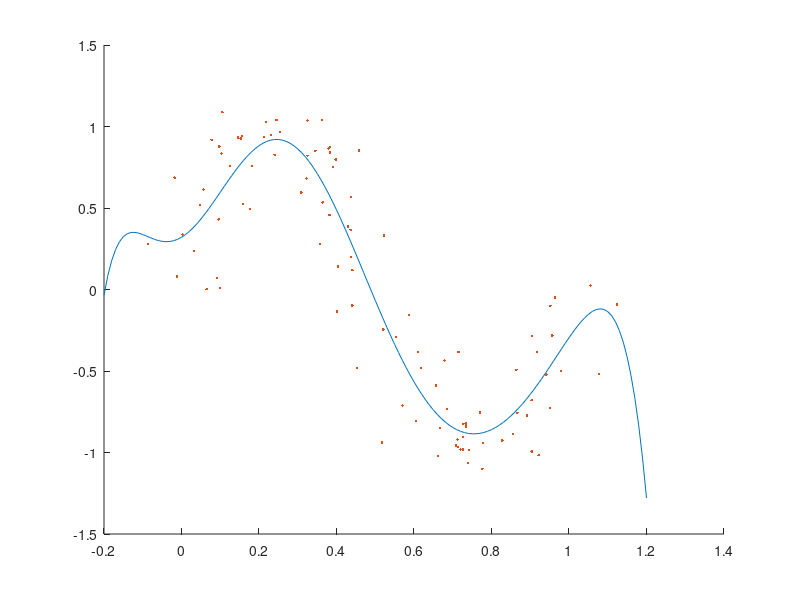

The MATLAB source for this figure:
load Dateset1.txt;
x=Dateset1(:,1);
y=Dateset1(:,2);
A0=x./x;
A1=x;
A2=x.*x;
A3=x.*x.*x;
A4=x.*x.*x.*x;
A5=x.*x.*x.*x.*x;
A6=x.*x.*x.*x.*x.*x;
A7=x.*x.*x.*x.*x.*x.*x;
A8=x.*x.*x.*x.*x.*x.*x.*x;
A=[A0 A1 A2 A3 A4 A5 A6 A7 A8];
w=inv((A.')*A)*(A.')*y;
x1=-0.2:0.01:1.2;
y1=w(2)*x1;
y2=w(3)*x1.^2;
y3=w(4)*x1.^3;
y4=w(5)*x1.^4;
y5=w(6)*x1.^5;
y6=w(7)*x1.^6;
y7=w(8)*x1.^7;
y8=w(9)*x1.^8;
hold on
plot(x1,y1+y2+y3+y4+y5+y6+y7+y8+w(1));
plot(x,y,'.');
e1=y-A*w;
e=norm(e1)/100

